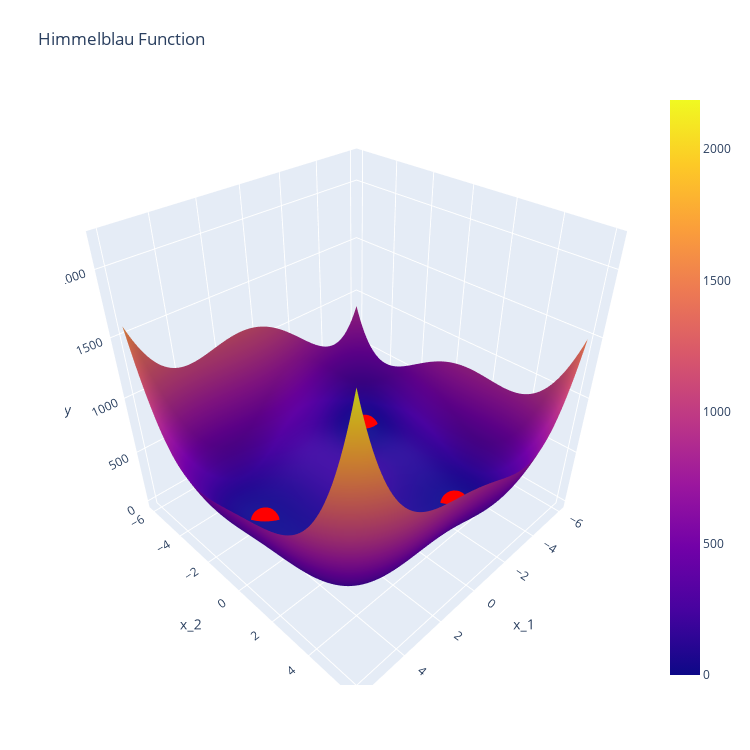

This figure's notebook cell:
### Markdown cell above
#### 3D plot

### Code cell
fig = go.Figure(data=go.Surface(z=results, x=x_1_vec, y=x_2_vec))
fig.update_layout(
    title='Himmelblau Function',
    autosize=False,
    width=750,
    height=750,
    margin={"l": 65, "r": 50, "b": 65, "t": 90},
    scene={
        "xaxis_title": 'x_1',
        "yaxis_title": 'x_2',
        "zaxis_title": 'y',
    })
for i in range(4):
    fig.add_trace(go.Scatter3d(x=[x_minima[i][0]], y=[x_minima[i][1]], z=[y_minima[i]],
                             mode='markers', showlegend=False,
                             marker={"size": 10, "color": 'red'}))
fig.show()

### Figure 1 — Plotly figure (JSON) as saved in the notebook; plotly's stock layout.template omitted (floating-point values rounded to 4 significant figures; data arrays with more than 128 entries replaced by an {"elided": "..."} marker saying what was removed)
{"data": [{"type": "surface", "x": [-6, -5.879, -5.758, -5.636, -5.515, -5.394, -5.273, -5.152, -5.03, -4.909, -4.788, -4.667, -4.545, -4.424, -4.303, -4.182, -4.061, -3.939, -3.818, -3.697, -3.576, -3.455, -3.333, -3.212, -3.091, -2.97, -2.848, -2.727, -2.606, -2.485, -2.364, -2.242, -2.121, -2, -1.879, -1.758, -1.636, -1.515, -1.394, -1.273, -1.152, -1.03, -0.9091, -0.7879, -0.6667, -0.5455, -0.4242, -0.303, -0.1818, -0.06061, 0.06061, 0.1818, 0.303, 0.4242, 0.5455, 0.6667, 0.7879, 0.9091, 1.03, 1.152, 1.273, 1.394, 1.515, 1.636, 1.758, 1.879, 2, 2.121, 2.242, 2.364, 2.485, 2.606, 2.727, 2.848, 2.97, 3.091, 3.212, 3.333, 3.455, 3.576, 3.697, 3.818, 3.939, 4.061, 4.182, 4.303, 4.424, 4.545, 4.667, 4.788, 4.909, 5.03, 5.152, 5.273, 5.394, 5.515, 5.636, 5.758, 5.879, 6], "y": [-6, -5.879, -5.758, -5.636, -5.515, -5.394, -5.273, -5.152, -5.03, -4.909, -4.788, -4.667, -4.545, -4.424, -4.303, -4.182, -4.061, -3.939, -3.818, -3.697, -3.576, -3.455, -3.333, -3.212, -3.091, -2.97, -2.848, -2.727, -2.606, -2.485, -2.364, -2.242, -2.121, -2, -1.879, -1.758, -1.636, -1.515, -1.394, -1.273, -1.152, -1.03, -0.9091, -0.7879, -0.6667, -0.5455, -0.4242, -0.303, -0.1818, -0.06061, 0.06061, 0.1818, 0.303, 0.4242, 0.5455, 0.6667, 0.7879, 0.9091, 1.03, 1.152, 1.273, 1.394, 1.515, 1.636, 1.758, 1.879, 2, 2.121, 2.242, 2.364, 2.485, 2.606, 2.727, 2.848, 2.97, 3.091, 3.212, 3.333, 3.455, 3.576, 3.697, 3.818, 3.939, 4.061, 4.182, 4.303, 4.424, 4.545, 4.667, 4.788, 4.909, 5.03, 5.152, 5.273, 5.394, 5.515, 5.636, 5.758, 5.879, 6], "z": {"elided": "100x100 float values"}}, {"marker": {"color": "red", "size": 10}, "mode": "markers", "showlegend": false, "type": "scatter3d", "x": [3], "y": [2], "z": [0]}, {"marker": {"color": "red", "size": 10}, "mode": "markers", "showlegend": false, "type": "scatter3d", "x": [-2.805], "y": [3.131], "z": [0]}, {"marker": {"color": "red", "size": 10}, "mode": "markers", "showlegend": false, "type": "scatter3d", "x": [-3.779], "y": [-3.283], "z": [0]}, {"marker": {"color": "red", "size": 10}, "mode": "markers", "showlegend": false, "type": "scatter3d", "x": [3.584], "y": [-1.848], "z": [0]}], "layout": {"autosize": false, "height": 750, "margin": {"b": 65, "l": 65, "r": 50, "t": 90}, "scene": {"xaxis": {"title": {"text": "x_1"}}, "yaxis": {"title": {"text": "x_2"}}, "zaxis": {"title": {"text": "y"}}}, "title": {"text": "Himmelblau Function"}, "width": 750}}
